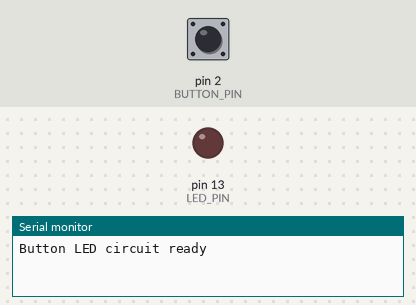
Simulated run of this sketch. Board: Arduino Uno, built with avr-gcc and run on an emulated ATmega328P. Shown: output pins drawn as LEDs (lit = HIGH), the last lines printed to the serial monitor. The inputs (shaded band) are chosen by the test bench; at power-on: pin 2 (BUTTON_PIN) HIGH.

Above: at 1.2 s.
1.3 s: pin 2 (BUTTON_PIN) pulled LOW for 0.15 s
At 1.37 s:
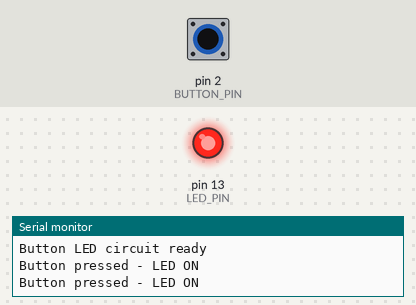
2.9 s: pin 2 (BUTTON_PIN) pulled LOW for 3.2 s
At 6.4 s:
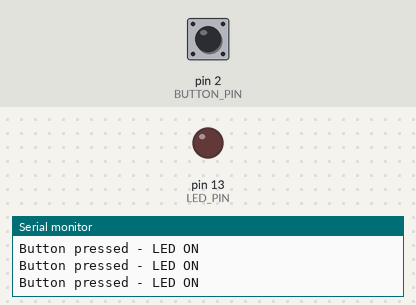
Timing chart, 0 to 7.9 s (numbered marks = the images above; inputs shaded):
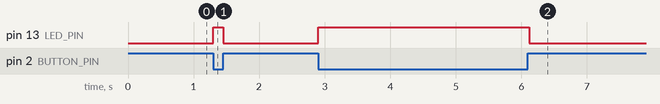

Measured:
- after the input at 1.3 s, pin 13 (LED_PIN): LOW → HIGH at once, → LOW 0.15 s later
- after the input at 2.9 s, pin 13 (LED_PIN): LOW → HIGH at once, → LOW 3.2 s later

The sketch:

agent3.ino
```cpp
const int BUTTON_PIN = 2;
const int LED_PIN = 13;

void setup() {
  Serial.begin(115200);
  pinMode(BUTTON_PIN, INPUT_PULLUP);
  pinMode(LED_PIN, OUTPUT);
  Serial.println("Button LED circuit ready");
}

void loop() {
  int buttonState = digitalRead(BUTTON_PIN);

  if (buttonState == LOW) {
    // Button pressed (INPUT_PULLUP: LOW = pressed)
    digitalWrite(LED_PIN, HIGH);
    Serial.println("Button pressed - LED ON");
  } else {
    digitalWrite(LED_PIN, LOW);
  }

  delay(50); // Simple debounce
}
```
